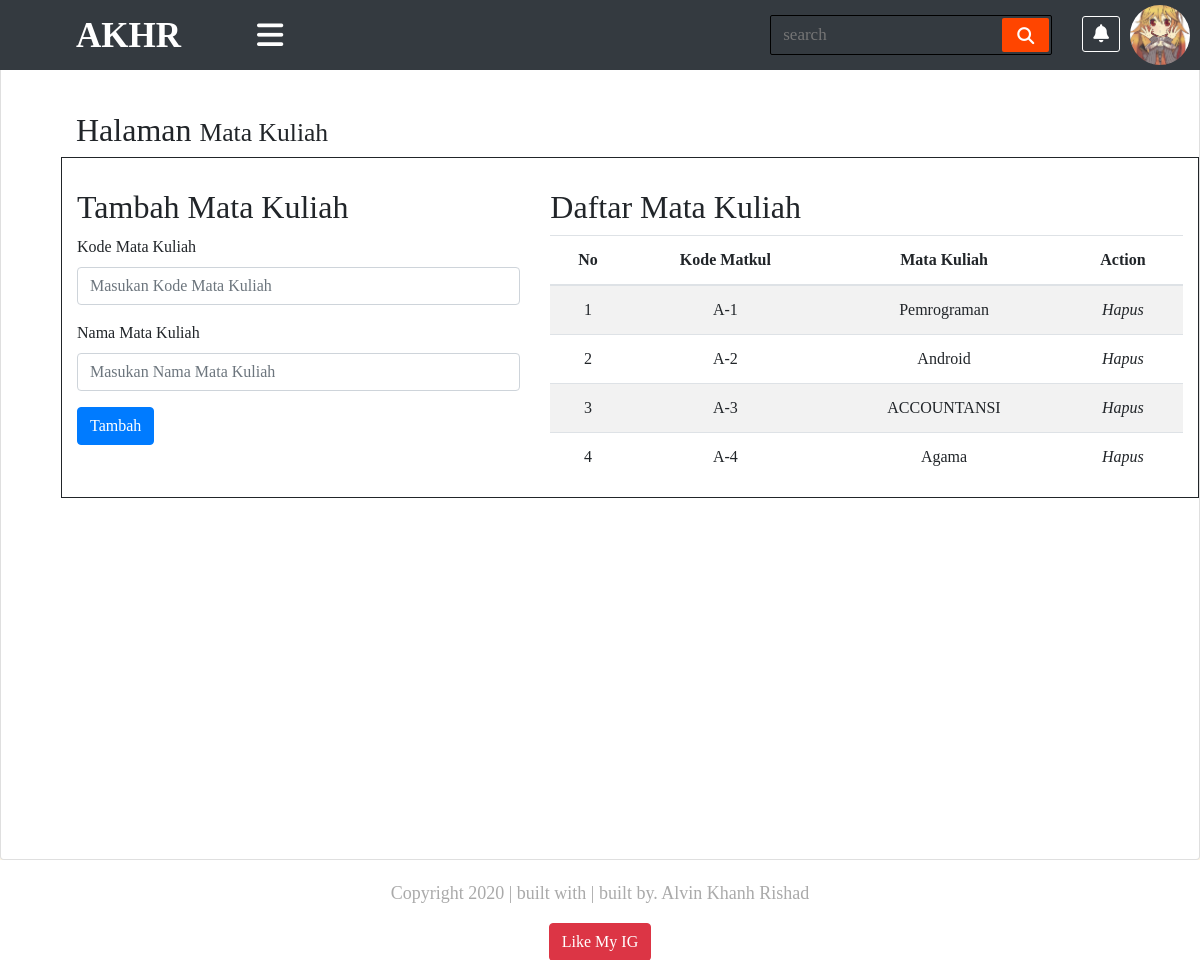
The app's page /daftar_matakul.php (signed in) with its own data.
### tables this page shows
CREATE TABLE `matkul` (
  `id_matkul` int(11) NOT NULL,
  `kode_matkul` varchar(20) DEFAULT NULL,
  `nama_matkul` varchar(100) DEFAULT NULL
);

### assets/function/function.php (called while the page is built, shortened)
<?php
$conn = mysqli_connect("localhost","root","","phpdasar");
function query ($query){
	global $conn;
	$result = mysqli_query($conn, $query);
	$rows = [];
	while ($row = mysqli_fetch_assoc($result)) {
		$rows[] = $row;
	}
	return $rows;
}
 ?>

### daftar_matakul.php (the view, shortened to what this page needs)
<?php
require 'assets/function/function.php';
$matkul = query("SELECT * FROM matkul");
   ?>
<!DOCTYPE html>
<html lang="en">
<head>
    <link rel="stylesheet" href="https://cdn.jsdelivr.net/npm/bootstrap@4.5.3/dist/css/bootstrap.min.css">
    <link rel="stylesheet" href="assets/css/content.css">
    <link rel="stylesheet" href="assets/css/main.css">
    <link rel="stylesheet" href="assets/css/sidebar.css">
</head>
<body>
<div class="wrapper">
        <div id="content-wrapper" class="d-flex flex-column">
        <div id="content">
                <div class="topbar">
                    <nav class="navbar navbar-expand-lg navbar-dark bg-dark" id="sidebar-wrapper" role="navigation">
                            <label for="navbar-brand" class="logo"><span class="active navbar-brand" href="#">AKHR</span></label>
                            <div type="button" id="sidebarBar" class="nav-icon1 hamburger animated fadeInLeft is-closed"
                                data-toggle="offcanvas"><i class="fas fa-bars"></i></div>
                            <form action="#">
                                <input type="search" class="data-search" placeholder="search" required>
                                <button type="submit" class="fas fa-search"></button>
                            </form>
                            <div class="components">
                                <ul class="list-unstyled topnav">
                                    <li><a class="active" href="#"><i class="fas fa-bell"></i></a></li>
                                    <li>
                                    <div class="action">
                                            <div class="profile">
                                                <img class="profile-toggle" src="assets/image/gambar.jpg" alt="">
                                            </div>
                                        </div>
                                    </li>
                                </ul>
                            </div>
                        </nav>
                        </div>
    <div class="container-fluid" id="page-content" >
    <div class="card" id="atur_matkul">
    <div class="row" >
    <div class="col-lg-12" style="margin-top:-10px;">
        <h1 class="page-header">
            Halaman
            <small>Mata Kuliah</small>
        </h1>
    </div>
</div>
<div class="row" style=" border:1px solid;">
    <div class="col-lg-5">
        <h3 class="page-header">
            Tambah Mata Kuliah
        </h3>
        <form method="post">
                <div class="form-group">
                    <label>Kode Mata Kuliah</label>
                    <input class="form-control" id="field1" name="kode_matkul" placeholder="Masukan Kode Mata Kuliah" required>
                </div>
                <div class="form-group">
                    <label>Nama Mata Kuliah</label>
                        <input class="form-control" name="nama_matkul" placeholder="Masukan Nama Mata Kuliah" required>
                </div>
            <button type="submit" name="input" class="btn btn-primary" value="Input"/>Tambah</button>
        </form>
    </div>
    <div class="col-lg-7">
        <h3 class="page-header">
            Daftar Mata Kuliah
        </h3>
        <div class="table-responsive">
            <table class="table table-hover table-striped">
                <thead>
                    <tr>
                        <th>No</th>
                        <th>Kode Matkul</th>
                        <th>Mata Kuliah</th>
                        <th>Action</th>
                    </tr>
                </thead>
                <tbody>
                <?php $i = 1; ?>
                <?php foreach ($matkul as $row) : ?>
                    <tr>
                        <td><?= $i ?></td>
                        <td><?php echo $row['kode_matkul']; ?></td>
                        <td><?php echo $row['nama_matkul']; ?></td>
                        <td><i><a onclick="return confirm('Yakin akan hapus data ini ?')" href="setmapel_hapus.php?id=<?php echo $row['id_mengajar'];?>">Hapus</a></i></td>
                    </tr>
                    <?php $i++; ?>
                    <?php endforeach; ?>
                </tbody>
            </table>
        </div>
    </div>
</div>
</div>
    <footer class ="footer" >
    <div class="container text-center">
          <div class="row">
            <div class="col-sm-12">
              <p><i class="glyphicon glyphicon-copyright-mark"></i> Copyright 2020 | built with <i class="glyphicon glyphicon-music"></i> | built by. <a href=""></a>Alvin Khanh Rishad </p>
            </div>
          </div>
          <div class="row">
            <div class="col-sm-12"><a href="https://www.youtube.com/watch?v=btYCEsKJ5k4&list=PLFIM0718LjIVWpIhlNA_sU-4ZWvN4uSmb&index=2" class="btn btn-danger"><i class="glyphicon glyphicon-thumbs-up"></i> Like My IG</a></div>
          </div>
        </div>
    </footer>
        </div>
    </div>
</div>
</body>
</html>

### assets/css/main.css (style rules this page uses)
* { margin: 0; padding: 0; -webkit-text-decoration: 0; text-decoration: 0; list-style: none; }
body { font-family: 'sans-serif'; background: oldlace; }
a, a:hover, a:focus { color: inherit; text-decoration: none; -webkit-transition: all 0.3s; transition: all 0.3s; }
.wrapper { display: -webkit-box; display: -ms-flexbox; display: flex; text-decoration: none; -webkit-transition: all 0.3s ease-in-out; transition: all 0.3s ease-in-out; }
.wrapper .container-fluid { padding: 0px; }
.wrapper #page-content { margin-top: 60px; }
.wrapper #content-wrapper { width: 100%; overflow: auto; }
.wrapper #content-wrapper #content { -webkit-box-flex: 1; -ms-flex: 1 0 auto; flex: 1 0 auto; }
.topbar .navbar { position: fixed; z-index: 200; width: 100%; top: 0; right: 0; height: 70px; }
.topbar .navbar .nav-icon1 { color: white; font-size: 30px; cursor: pointer; }
.topbar .navbar .navbar-brand { font-size: 35px; font-weight: bold; padding: 0 60px; margin-top: 10px; }
.topbar .navbar .topnav li { display: inline-block; padding-right: 30px; margin-top: 15px; }
.topbar .navbar .topnav a { font-size: 18px; color: white; border: 1px solid transparent; padding: 7px 10px; border-radius: 3px; }
.topbar .navbar .topnav a.active, .topbar .navbar .topnav a:hover { border: 1px solid white; -webkit-transition: 0.5s; transition: 0.5s; }
.topbar .navbar form { display: -webkit-box; display: -ms-flexbox; display: flex; height: 40px; border-radius: 2px; background: inherit; padding: 2px; min-width: 16% !important; border: 1px solid black; margin-right: 30px; }
.topbar .navbar form .data-search { height: 100%; width: 100%; padding: 0 10px; font-weight: 500; background: none; border: none; color: white; font-size: 17px; }
.topbar .navbar form button { padding: 0 15px; background: orangered; border: none; cursor: pointer; color: white; border-radius: 2px; font-size: 17px; }
.topbar .navbar .action { position: fixed; top: 5px; right: 10px; }
.topbar .navbar .action .profile { position: relative; width: 60px; height: 60px; border-radius: 50%; overflow: hidden; cursor: pointer; }
.topbar .navbar .action .profile img { position: absolute; top: 0; left: 0; width: 100%; height: 100%; -o-object-fit: cover; object-fit: cover; }
.table-responsive { text-align: center; }
#page-content #atur_matkul { min-height: 800px; padding-top: 30px; padding-left: 60px; font-weight: 500; }
#page-content #atur_matkul .row { margin: 0; }
#page-content #atur_matkul .page-header { padding-top: 30px; font-size: 32px; }
.footer { background-color: white; font-size: 18px; bottom: 0; padding: 20px; width: 100%; height: 100px; }
footer p { color: #aaa; font: 1em; }

### records on screen
matkul: kode_matkul "A-1", nama_matkul "Pemrograman"
matkul: kode_matkul "A-2", nama_matkul "Android"
matkul: kode_matkul "A-3", nama_matkul "ACCOUNTANSI"
matkul: kode_matkul "A-4", nama_matkul "Agama"
